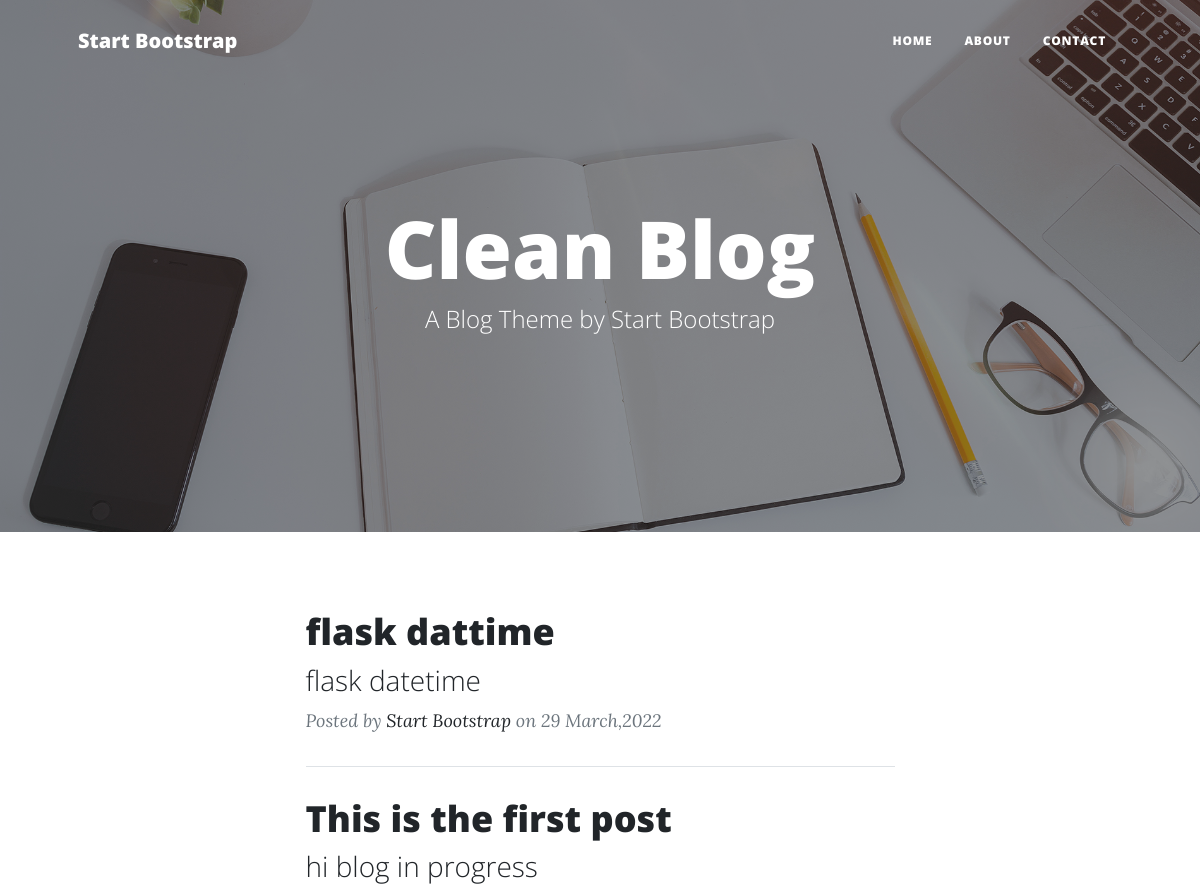
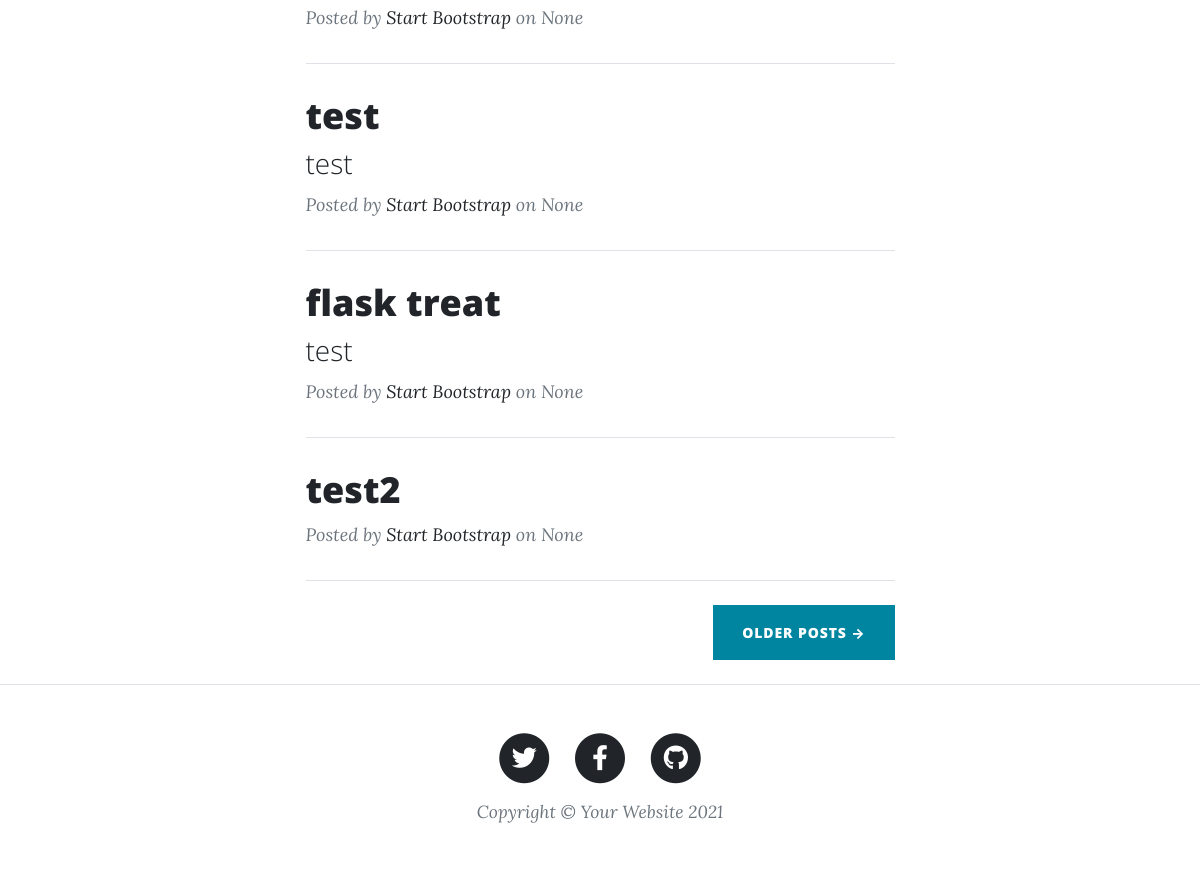
The page / on the database its author committed (2 pictures, top to bottom).
### app.py (models this page shows)
class Post(db.Model):
    id = db.Column(db.Integer, primary_key=True)
    heading = db.Column(db.String(50), unique=True, nullable=False)
    subHeading = db.Column(db.String(100))
    body = db.Column(db.Text(), nullable=False)
    dateCreated = db.Column(db.DateTime(), default=datetime.utcnow)

### app.py (the view)
@app.route('/')
def index():
    posts = Post.query.order_by(desc(Post.dateCreated)).all()
    return render_template('index.html', posts=posts)

### app.py (called while the page is built)
@app.template_filter('datetime_format')
def datetime_format(value, format='%d %B,%Y'):
    if value == None:
        return None
    return value.strftime(format)

### templates/index.html (shortened to what this page needs)
{% extends 'base.html' %}
{% block content %}
<body>
    <header class="masthead" style="background-image: url('static/assets/img/home-bg.jpg')">
        <div class="container position-relative px-4 px-lg-5">
            <div class="row gx-4 gx-lg-5 justify-content-center">
                <div class="col-md-10 col-lg-8 col-xl-7">
                    <div class="site-heading">
                        <h1>Clean Blog</h1>
                        <span class="subheading">A Blog Theme by Start Bootstrap</span>
                    </div>
                </div>
            </div>
        </div>
    </header>
    <div class="container px-4 px-lg-5">
        <div class="row gx-4 gx-lg-5 justify-content-center">
            <div class="col-md-10 col-lg-8 col-xl-7">
                <div class="post-preview">
                    {% for post in posts %}
                    <a href="{{url_for('post',post_id=post.id)}}">
                        <h2 class="post-title">{{post.heading}}</h2>
                        <h3 class="post-subtitle">{{post.subHeading}}</h3>
                    </a>
                    <p class="post-meta">
                        Posted by
                        <a href="#!">Start Bootstrap</a>
                        on {{post.dateCreated|datetime_format}}
                    </p>
                    <hr class="my-4" />
                    {% endfor %}
                </div>
                <div class="d-flex justify-content-end mb-4"><a class="btn btn-primary text-uppercase" href="#!">Older
                        Posts →</a></div>
            </div>
        </div>
    </div>
</body>
{% endblock %}

### templates/base.html (shortened to what this page needs)
<!doctype html>
<html lang="en">
    <head>
        <link href="{{ url_for('static', filename='css/styles.css')}}" rel="stylesheet" />
    </head>
    <body>
        {% include 'navbar.html' %}
        <div class="contain">
            {% block content %}
            {% endblock %}
        </div>
        {% include "footer.html" %}
        {% include "scripts.html" %}
    </body>
</html>

### templates/navbar.html (shortened to what this page needs)
<nav class="navbar navbar-expand-lg navbar-light" id="mainNav">
    <div class="container px-4 px-lg-5">
        <a class="navbar-brand" href="{{url_for('index')}}">Start Bootstrap</a>
        <div class="collapse navbar-collapse" id="navbarResponsive">
            <ul class="navbar-nav ms-auto py-4 py-lg-0">
                <li class="nav-item"><a class="nav-link px-lg-3 py-3 py-lg-4" href="{{url_for('index')}}">Home</a></li>
                <li class="nav-item"><a class="nav-link px-lg-3 py-3 py-lg-4" href="{{url_for('about')}}">About</a></li>
                <li class="nav-item"><a class="nav-link px-lg-3 py-3 py-lg-4" href="{{url_for('contact')}}">Contact</a>
                </li>
            </ul>
        </div>
    </div>
</nav>

### templates/footer.html
<footer class="border-top">
    <div class="container px-4 px-lg-5">
        <div class="row gx-4 gx-lg-5 justify-content-center">
            <div class="col-md-10 col-lg-8 col-xl-7">
                <ul class="list-inline text-center">
                    <li class="list-inline-item">
                        <a href="#!">
                            <span class="fa-stack fa-lg">
                                <i class="fas fa-circle fa-stack-2x"></i>
                                <i class="fab fa-twitter fa-stack-1x fa-inverse"></i>
                            </span>
                        </a>
                    </li>
                    <li class="list-inline-item">
                        <a href="#!">
                            <span class="fa-stack fa-lg">
                                <i class="fas fa-circle fa-stack-2x"></i>
                                <i class="fab fa-facebook-f fa-stack-1x fa-inverse"></i>
                            </span>
                        </a>
                    </li>
                    <li class="list-inline-item">
                        <a href="#!">
                            <span class="fa-stack fa-lg">
                                <i class="fas fa-circle fa-stack-2x"></i>
                                <i class="fab fa-github fa-stack-1x fa-inverse"></i>
                            </span>
                        </a>
                    </li>
                </ul>
                <div class="small text-center text-muted fst-italic">Copyright &copy; Your Website 2021</div>
            </div>
        </div>
    </div>
</footer>

### templates/scripts.html (shortened to what this page needs)
<link rel="stylesheet" href="https://cdnjs.cloudflare.com/ajax/libs/font-awesome/6.1.1/css/all.min.css"
 />

### rows shown on the page
Post: heading "flask dattime", subHeading "flask datetime", dateCreated "29 March,2022"
Post: heading "This is the first post", subHeading "hi blog in progress", dateCreated "None"
Post: heading "test", subHeading "test", dateCreated "None"
Post: heading "flask treat", subHeading "test", dateCreated "None"
Post: heading "test2", dateCreated "None"
